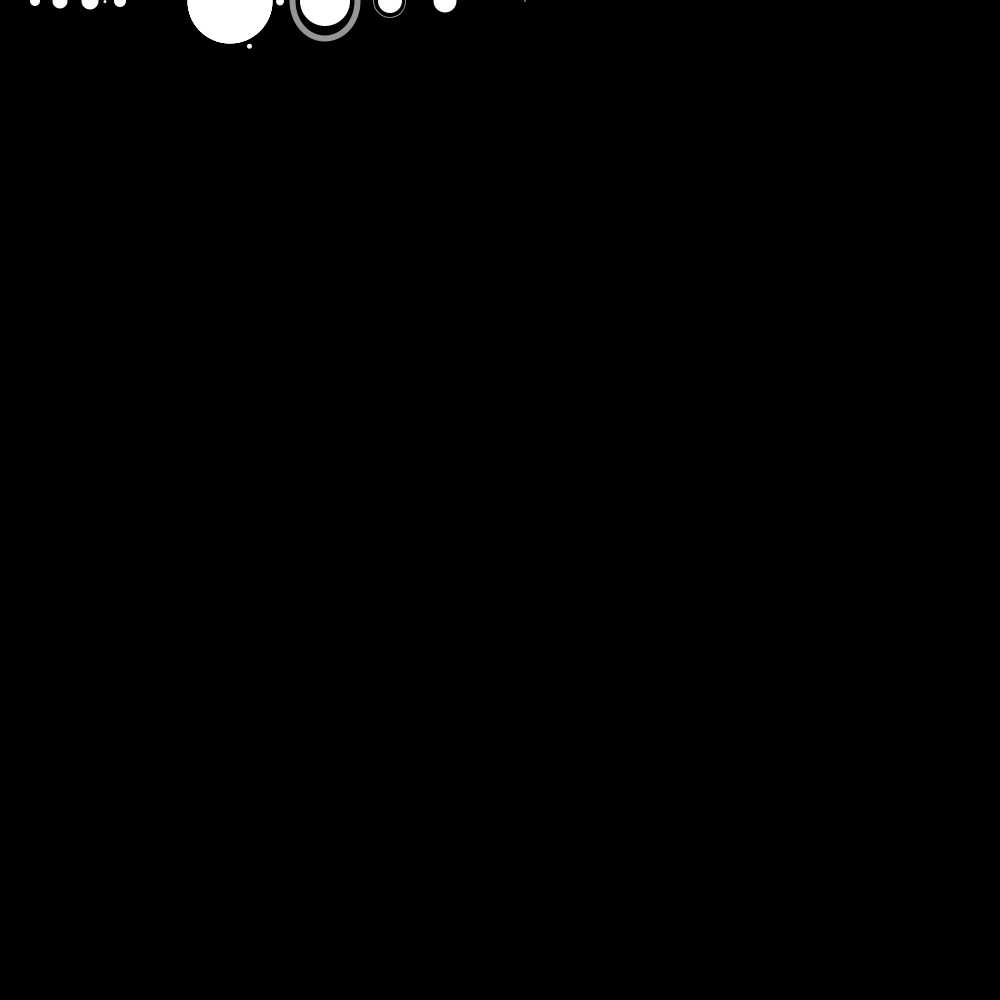
Frame 1 (no input)
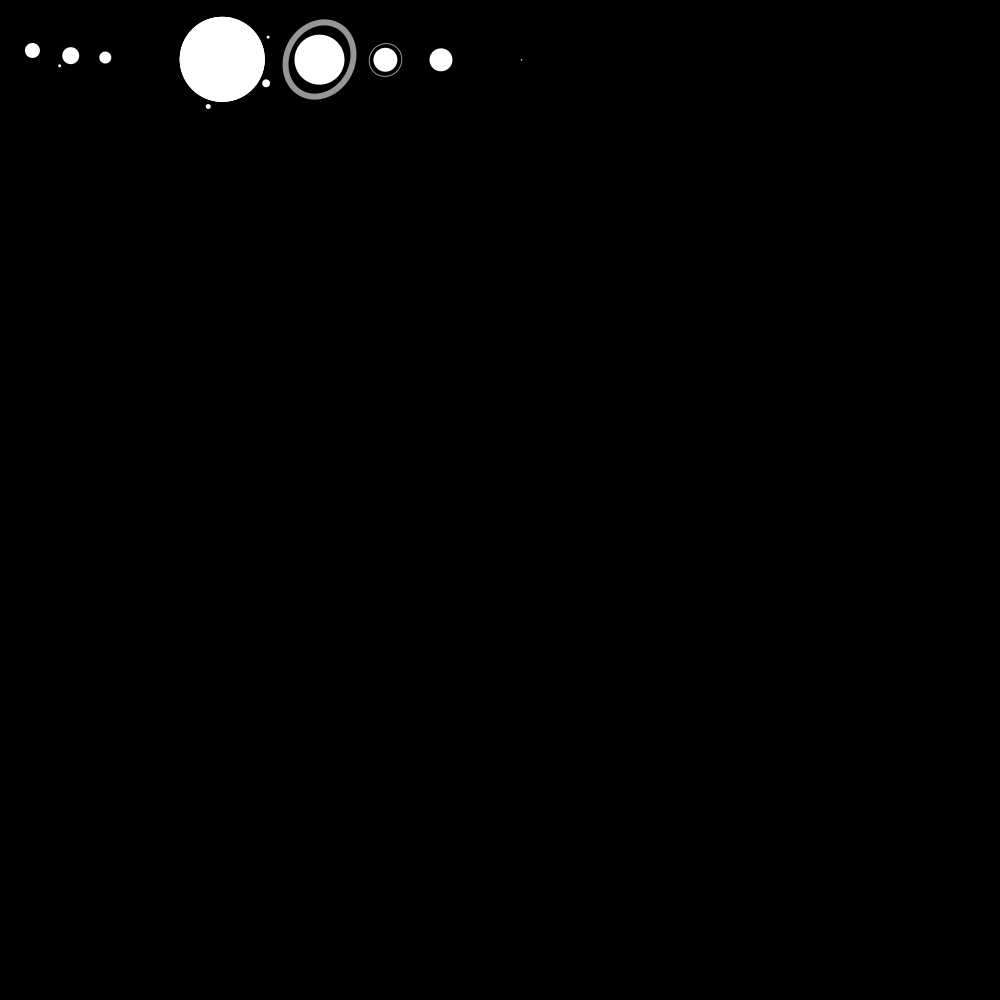
Frame 60 (the mouse pressed at the canvas centre just before this capture)
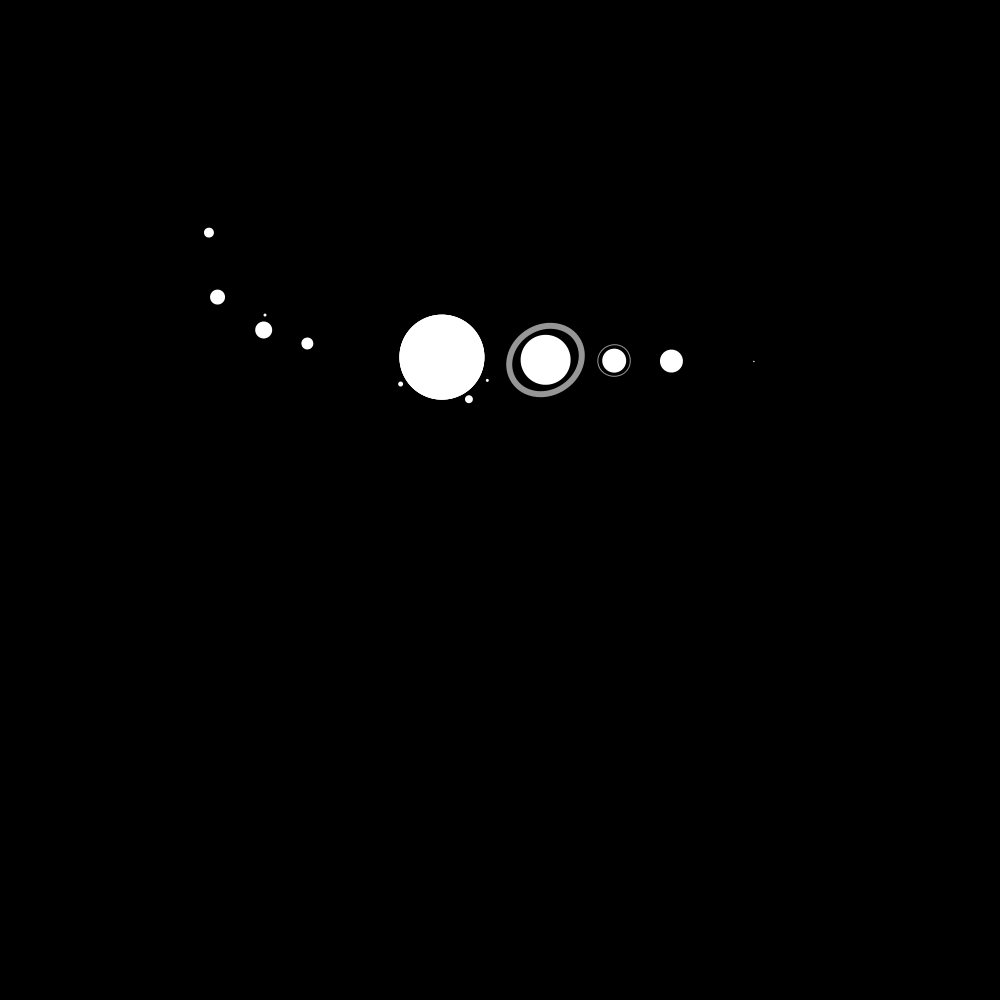
Frame 120 (the mouse held since frame 60 and released just before this capture)

The Processing sketch that drew these frames (run headless with seeded random() and noise(); from frame 60 on, the mouse is pressed at the canvas centre):

// Processing sketch: processing_65139
// ── processing_65139.pde

float mx;
float my;
float targetX, targetY;
float easing = 0.011;

void setup()
{
  size(1000, 1000);
  smooth();
}

void draw()
{
  background(0);
  noStroke();
  
  targetX = mouseX;
  float dx = targetX - mx;
  if(abs(dx) > 1) {
    mx += dx * easing;
  }
  
  targetY = mouseY;
  float dy = targetY - my;
  if(abs(dy) > 1) {
    my += dy * easing;
  }

  drawPlanet(color(255), 35, 10); //mercury
  drawPlanet(color(255), 60, 15); //venus
  drawPlanetWithMoon(color(255), 90, 17); //earth and moon
  drawPlanet(color(255), 120, 12); //mars
  drawPlanetWithMoonJ1(color(255), 230, 85); //jupiter1
  drawPlanetWithMoonJ2(color(255), 230, 85); //jupiter2
  drawPlanetWithMoonJ3(color(255), 230, 85); //jupiter3
//  drawPlanet(color(255), 325, 50); //saturn
  drawPlanetWithRingS(color(255), 325, 50); //saturn
  drawPlanetWithRingU(color(255), 390, 24); //uranus
  drawPlanet(color(255), 445, 23); //neptune
  drawPlanet(color(255), 525, 1.5); //just a ball of ice

}

void drawPlanetWithRingU(color c, float r, float s)
{
  
  pushMatrix();
  float x = cos(frameCount/r) * r;
  float y = sin(frameCount/r) * r;
  translate(mx, my);

  pushMatrix();
  translate(x, y);
  rotate(frameCount/95.0);
  noFill();
  strokeWeight(1);
  stroke(255, 150);
  ellipse(0, 0, 32,33);
  fill(c);
  noStroke();
  ellipse(0, 0, s, s);
  popMatrix();
  popMatrix();
}

void drawPlanetWithRingS(color c, float r, float s)
{
  
  pushMatrix();
  float x = cos(frameCount/r) * r;
  float y = sin(frameCount/r) * r;
  translate(mx, my);

  pushMatrix();
  translate(x, y);
  rotate(frameCount/125.0);
  noFill();
  strokeWeight(6);
  stroke(255, 150);
  ellipse(0, 0, 65,76);
  fill(c);
  noStroke();
  ellipse(0, 0, s, s);
  popMatrix();
  popMatrix();
}


void drawPlanetWithMoonJ3(color c, float r, float s)
{
  pushMatrix();
  float x = cos(frameCount/r) * r;
  float y = sin(frameCount/r) * r;
  translate(mx, my);
  pushMatrix();
  translate(x, y);
  rotate(frameCount/65.0);
  fill(255);
  ellipse(10, -50, 3,3); // jupiter moon 5
  fill(c);
  ellipse(0, 0, s, s);
  popMatrix();
  popMatrix();
}

void drawPlanetWithMoonJ2(color c, float r, float s)
{
  pushMatrix();
  float x = cos(frameCount/r) * r;
  float y = sin(frameCount/r) * r;
  translate(mx, my);
  pushMatrix();
  translate(x, y);
  rotate(frameCount/85.0);
  fill(255);
  ellipse(20, 45, 5,5); // jupiter moon 3
//  ellipse(0, -50, 8,8); // jupiter moon 4
  fill(c);
  ellipse(0, 0, s, s);
  popMatrix();
  popMatrix();
}

void drawPlanetWithMoonJ1(color c, float r, float s)
{
  pushMatrix();
  float x = cos(frameCount/r) * r;
  float y = sin(frameCount/r) * r;
  translate(mx, my);

  pushMatrix();
  translate(x, y);
  rotate(frameCount/120.0);
  fill(255);
  ellipse(50, 0, 8,8); //jupiter moon 1
//  ellipse(0, 50, 3,3); // jupiter moon 2
  fill(c);
  ellipse(0, 0, s, s);
  popMatrix();
  popMatrix();
}

void drawPlanetWithMoon(color c, float r, float s)
{
  pushMatrix();
  float x = cos(frameCount/r) * r;
  float y = sin(frameCount/r) * r;
  translate(mx, my);

  pushMatrix();
  translate(x, y);
  rotate(frameCount/25.0);
  fill(255);
  ellipse(15, 0, 3,3);
  fill(c);
  ellipse(0, 0, s, s);
  popMatrix();
  popMatrix();
}

void drawPlanet(color c, float r, float s)
{
  
  pushMatrix();
  float x = cos(frameCount/r) * r;
  float y = sin(frameCount/r) * r;
  translate(mx, my);

  pushMatrix();
  translate(x, y);
  rotate(-frameCount/(r/2));
  fill(c);
  ellipse(0, 0, s, s);
  popMatrix();
  popMatrix();
}

//void drawSun()
//{
//  pushMatrix();
//  translate(width/2, height/2);
//  rotate(frameCount/500.0);
//  fill(255);
//  ellipse(0, 0, 100, 100);
//  popMatrix();
//}
